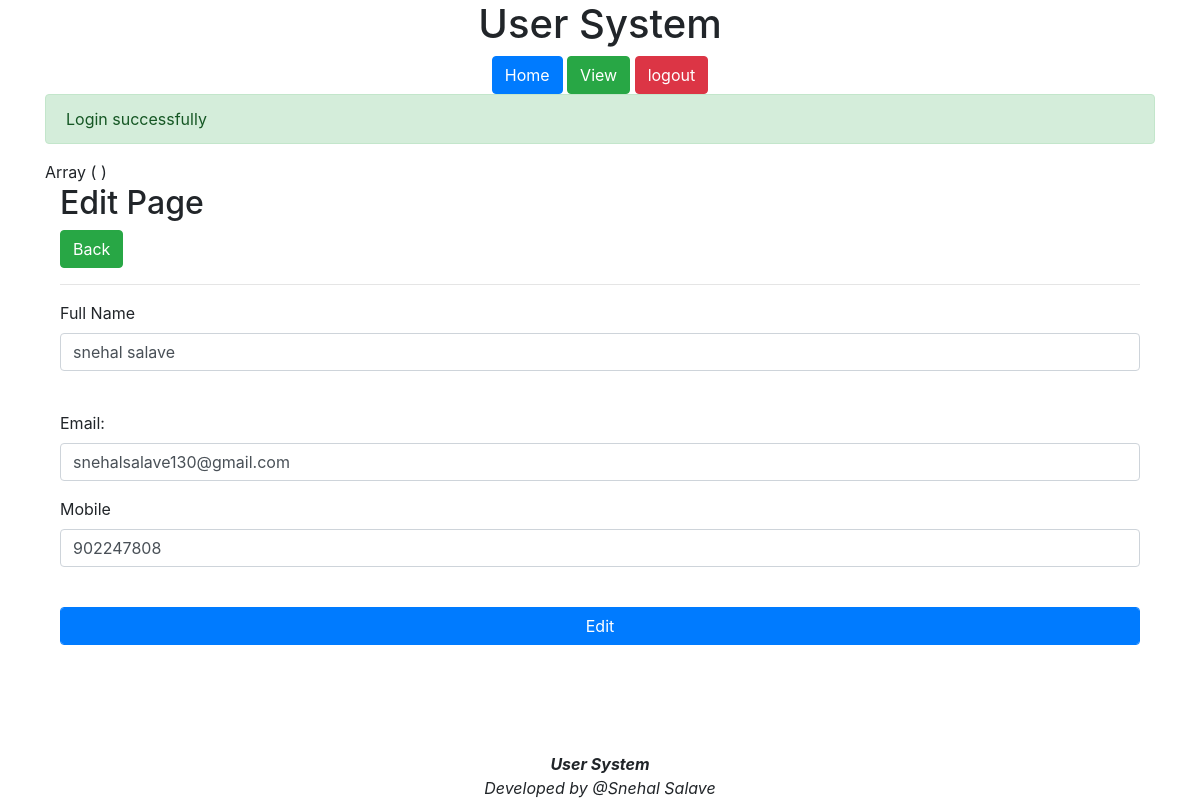
The page /user_edit.php?id=3 (signed in) on the database its author committed.
### tables this page shows
CREATE TABLE `user` (
  `id` int(11) NOT NULL,
  `UserName` varchar(30) NOT NULL,
  `userPassword` varchar(30) NOT NULL,
  `UserEmail` varchar(30) NOT NULL,
  `UserMobile` varchar(15) NOT NULL,
  `UserCountry` varchar(30) NOT NULL,
  `userCity` varchar(30) NOT NULL
);

### user_edit.php (the view, shortened to what this page needs)
<?php include("header.php"); ?>
<?php
	if(isset($_REQUEST['id'])&& !empty($_REQUEST['id']))
	{
		$id=$_REQUEST['id'];
		$sql="select * from user where id='$id'";
		$res=mysqli_query($con,$sql);
		if(mysqli_num_rows($res)==1)
		{
			$row=mysqli_fetch_assoc($res);
?>
<?php
print_r($_POST);
?>
    <form action="" method="post">
        <div class="container">
            <h2>Edit Page</h2>
         <a class="btn btn-success" href="User_view.php">Back</a>
         <hr>
            <div class="form-group">
                <label>Full Name</label></br>
                <input class="form-control" type="text" name=name id=Name required value="<?php echo $row['UserName']; ?>" /></br>
            </div>
            <div class="form-group">
                <label for="email">Email:</label>
                <input type="email" class="form-control" id="email" name="email" value="<?php echo $row['UserEmail']; ?>">
            </div>
            <div class="form-group">
                <label>Mobile</label></br>
                <input class="form-control" type="text" name=mobile id=mobile required value="<?php echo $row['UserMobile']; ?>"  minlength="10" maxlength="12"/></br>
            </div>
            <button type="submit"   name="submit" class="btn btn-primary form-control" value="Edit">Edit</button>
    </div>
	 </form>
 <?php
 }else{
     echo "Record Not Found";
 } ?>
<?php } else{
echo "unauthorized access";
}
?>
<?php include("footer.php"); ?>

### rows shown on the page
user: name "snehal salave", email "snehalsalave130@gmail.com", mobile "902247808"

### other values the page prints
$_COOKIE['success'] "Login successfully"
